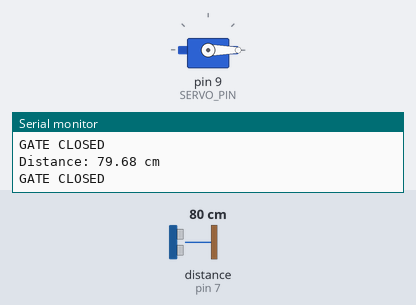
Bench run of a sketch on a simulated Arduino Uno, built with avr-gcc and run on an emulated ATmega328P. Shown: servo, the last lines printed to the serial monitor. Wiring (inferred from the names in the program): ultrasonic range finder: trigger pin 6; echo pin 7. The inputs (shaded band) are chosen by the test bench; at power-on: distance to the obstacle (sensor on pin 7) 80 cm. The echo pulse lasts 58.3 µs per cm.

Above: at 1.2 s.
1.3 s: distance to the obstacle (sensor on pin 7) set to 55 cm
2.8 s: distance to the obstacle (sensor on pin 7) set to 45 cm
At 3.9 s:
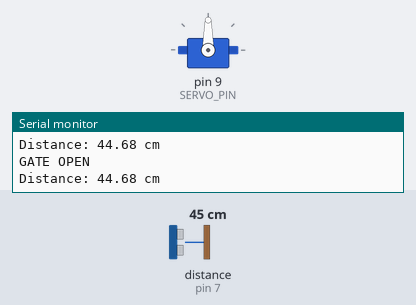
4.3 s: distance to the obstacle (sensor on pin 7) set to 60 cm
At 5.0 s:
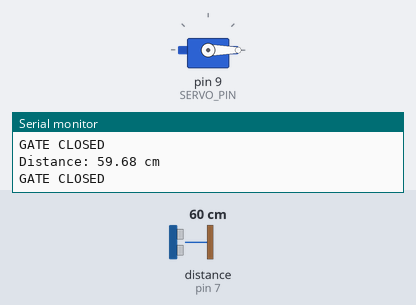
6.0 s: distance to the obstacle (sensor on pin 7) set to 2 cm
At 7.5 s:
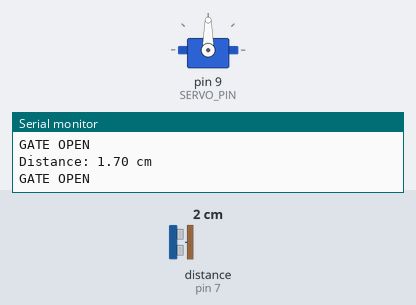
Timing chart, 0 to 8.6 s (numbered marks = the images above; inputs shaded):
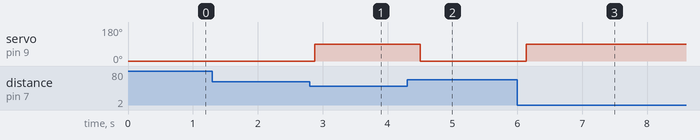

Measured:
- the behaviour switches between 51 and 50 cm on distance to the obstacle (sensor on pin 7) (found by bisection; images 0 and 1)
- after the input at 2.8 s, servo on pin 9 (SERVO_PIN): 0° → 90° after 0.08 s
- after the input at 4.3 s, servo on pin 9 (SERVO_PIN): 90° → 0° after 0.21 s
- after the input at 6.0 s, servo on pin 9 (SERVO_PIN): 0° → 90° after 0.14 s

The sketch:

sketch.ino
```cpp
#include <Servo.h>

#define TRIG_PIN 6
#define ECHO_PIN 7
#define SERVO_PIN 9

Servo gateServo;

void setup() {
  Serial.begin(9600);

  pinMode(TRIG_PIN, OUTPUT);
  pinMode(ECHO_PIN, INPUT);

  gateServo.attach(SERVO_PIN);
  gateServo.write(0);
}

void loop() {
  digitalWrite(TRIG_PIN, LOW);
  delayMicroseconds(2);

  digitalWrite(TRIG_PIN, HIGH);
  delayMicroseconds(10);
  digitalWrite(TRIG_PIN, LOW);

  long duration = pulseIn(ECHO_PIN, HIGH, 30000);

  if (duration == 0) {
    Serial.println("No echo");
    delay(200);
    return;
  }

  float distance = duration * 0.0343 / 2;

  Serial.print("Distance: ");
  Serial.print(distance);
  Serial.println(" cm");

  if (distance <= 50) {
    gateServo.write(90);
    Serial.println("GATE OPEN");
  } else {
    gateServo.write(0);
    Serial.println("GATE CLOSED");
  }

  delay(200);
}
```
